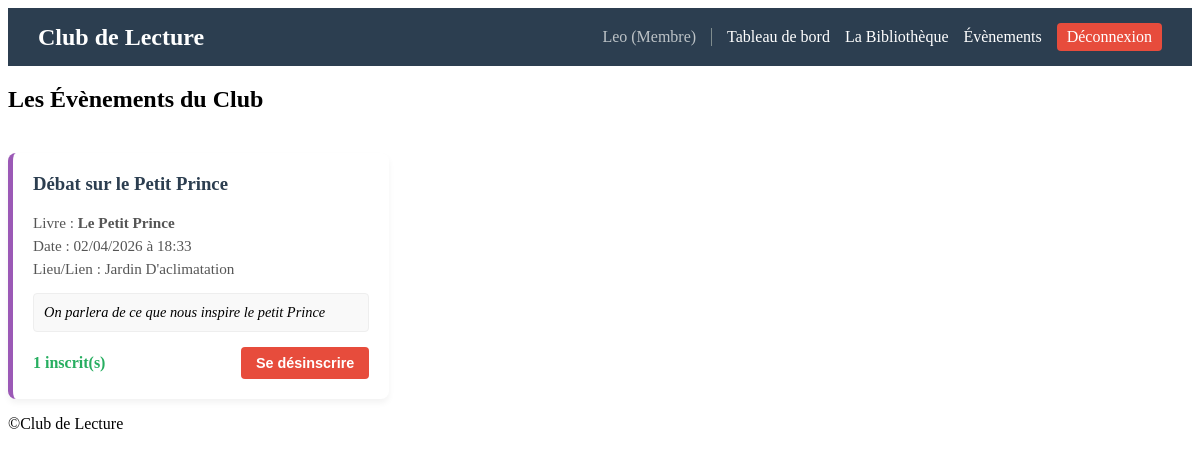
Page /sessions.php (signed in) on the committed database.
### tables this page shows
CREATE TABLE IF NOT EXISTS `sessions` (
  `id` int NOT NULL AUTO_INCREMENT,
  `livre_id` int DEFAULT NULL,
  `titre` varchar(255) NOT NULL,
  `date_heure` datetime NOT NULL,
  `lien` varchar(255) DEFAULT NULL,
  `lieu` varchar(255) DEFAULT NULL,
  `description` text,
  `cree_par` int DEFAULT NULL,
  PRIMARY KEY (`id`),
  KEY `livre_id` (`livre_id`),
  KEY `cree_par` (`cree_par`)
);

CREATE TABLE IF NOT EXISTS `livres` (
  `id` int NOT NULL AUTO_INCREMENT,
  `titre` varchar(255) NOT NULL,
  `auteur` varchar(255) NOT NULL,
  `description` text,
  `chemin_couverture` varchar(255) DEFAULT NULL,
  `date_debut` date DEFAULT NULL,
  `date_fin` date DEFAULT NULL,
  `cree_par` int DEFAULT NULL,
  `cree_le` timestamp NULL DEFAULT CURRENT_TIMESTAMP,
  PRIMARY KEY (`id`),
  KEY `cree_par` (`cree_par`)
);

### sessions.php (the view, shortened to what this page needs)
<?php
require_once 'configuration/db.php';
$stmt = $pdo->query("
    SELECT s.*, l.titre as livre_titre,
           (SELECT COUNT(*) FROM inscriptions_sessions WHERE session_id = s.id) as nb_inscrits
    FROM sessions s
    LEFT JOIN livres l ON s.livre_id = l.id
    ORDER BY s.date_heure ASC
");
$sessions = $stmt->fetchAll();
$stmt_mes_inscriptions = $pdo->prepare("SELECT session_id FROM inscriptions_sessions WHERE membre_id = :membre_id");
$stmt_mes_inscriptions->execute(['membre_id' => $_SESSION['membre_id']]);
$mes_inscriptions = $stmt_mes_inscriptions->fetchAll(PDO::FETCH_COLUMN);
?>
<?php include 'page/header.php'; ?>
<main class="container">
    <div style="display: flex; justify-content: space-between; align-items: center;">
        <h2>Les Évènements du Club</h2>
    </div>
    <?php if (count($sessions) > 0): ?>
        <div class="sessions-grid">
            <?php foreach ($sessions as $session): ?>
                <div class="session-card">
                    <h3><?= htmlspecialchars($session['titre']) ?></h3>
                    <?php if ($session['livre_titre']): ?>
                        <p class="session-livre">Livre : <strong><?= htmlspecialchars($session['livre_titre']) ?></strong></p>
                    <?php endif; ?>
                    <p class="session-date">Date : <?= date('d/m/Y à H:i', strtotime($session['date_heure'])) ?></p>
                    <p class="session-lieu">Lieu/Lien : <?= htmlspecialchars($session['lieu'] ?? $session['lien'] ?? 'À définir') ?></p>
                    <p class="session-desc"><?= nl2br(htmlspecialchars($session['description'] ?? 'Aucune description fournie.')) ?></p>
                    <div class="session-footer">
                        <span class="session-inscrits"> <?= $session['nb_inscrits'] ?> inscrit(s)</span>
                        <form method="POST" style="margin: 0;">
                            <?php if (in_array($session['id'], $mes_inscriptions)): ?>
                            <button type="submit" name="action_inscription" value="desinscrire" class="btn-delete" style="border: none; cursor: pointer;">Se désinscrire</button>
                            <?php else: ?>
                            <button type="submit" name="action_inscription" value="inscrire" class="btn-primary" style="border: none; cursor: pointer; padding: 8px 15px; border-radius: 4px;">S'inscrire</button>
                            <?php endif; ?>
                        </form>
                    </div>
                </div>
            <?php endforeach; ?>
        </div>
    <?php else: ?>
        <p>Aucune session n'est prévue pour le moment. Repasse plus tard !</p>
    <?php endif; ?>
</main>
<?php include 'page/footer.php'; ?>

### index.css (style rules this page uses)
.btn-edit, .btn-delete { padding: 8px 15px; border-radius: 4px; text-decoration: none !important; font-size: 0.9em; font-weight: bold; color: white !important; display: inline-block; }
.btn-delete { background-color: #e74c3c; }
.sessions-grid { display: grid; grid-template-columns: repeat(auto-fill, minmax(300px, 1fr)); gap: 20px; margin-top: 20px; }
.session-card { background-color: white; border-radius: 8px; padding: 20px; box-shadow: 0 4px 6px rgba(0,0,0,0.05); border-left: 5px solid #9b59b6; }
.session-card h3 { margin-top: 0; color: #2c3e50; }
.session-livre, .session-date, .session-lieu { margin: 5px 0; color: #555; font-size: 0.95em; }
.session-desc { background-color: #f9f9f9; padding: 10px; border-radius: 4px; font-style: italic; font-size: 0.9em; margin: 15px 0; border: 1px solid #eee; }
.session-footer { display: flex; justify-content: space-between; align-items: center; margin-top: 15px; }
.session-inscrits { font-weight: bold; color: #27ae60; }

### rows in the picture
sessions: titre "Débat sur le Petit Prince", livre.titre "Le Petit Prince", date_heure "02/04/2026 à 18:33", lieu "Jardin D'aclimatation", description "On parlera de ce que nous inspire le petit Prince", nb_inscrits "1", shows "Se désinscrire"

### other values in the picture
$_SESSION['membre_nom'] "Leo"
$_SESSION['membre_role'] "Membre"
